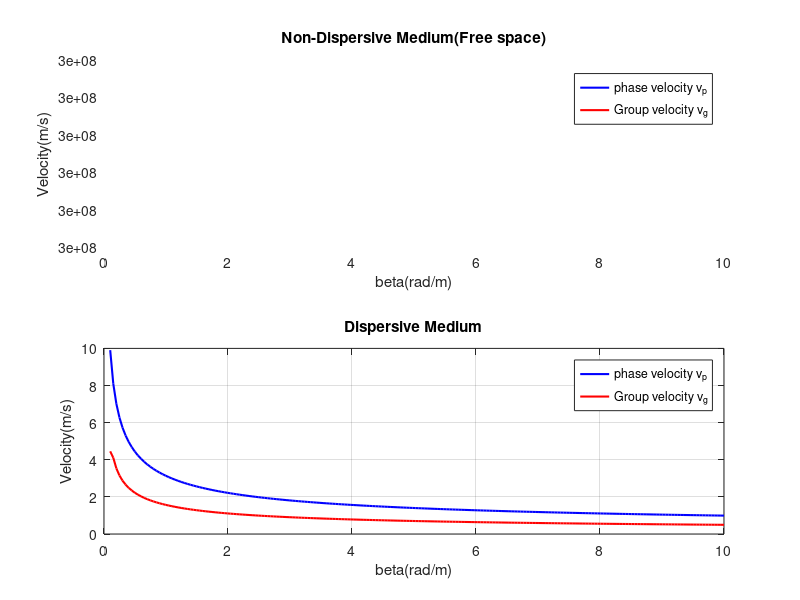

MATLAB code for this plot:
clc;
clear all;
close all;
format short;
beta=linspace(0.1,10,200);
c=3e8;
omega_nd=c*beta;
vp_nd=omega_nd./beta;
vg_nd=gradient(omega_nd,beta(2)-beta(1));
fprintf('Non-Dispersive:vp=%.4f m/s,vg=%.4f m/s \n',vp_nd(50),vg_nd(50));
g=9.81;
omega_d=sqrt(g.*beta);
vp_d=omega_d./beta;
vg_d=gradient(omega_d,beta(2)-beta(1));
fprintf('Dispersive:vp=%.4f m/s,vg=%.4f m/s \n',vp_d(50),vg_d(50));
figure;
subplot(2,1,1);
plot(beta,vp_nd,'b','LineWidth',1.5);hold on;
plot(beta,vg_nd,'r-','LineWidth',1.5);
xlabel('beta(rad/m)');ylabel('Velocity(m/s)');
title('Non-Dispersive Medium(Free space)');
legend('phase velocity v_p','Group velocity v_g');
grid on;
subplot(2,1,2);
plot(beta,vp_d,'b','LineWidth',1.5);hold on;
plot(beta,vg_d,'r-','LineWidth',1.5);
xlabel('beta(rad/m)');ylabel('Velocity(m/s)');
title('Dispersive Medium');
legend('phase velocity v_p','Group velocity v_g');
grid on;
